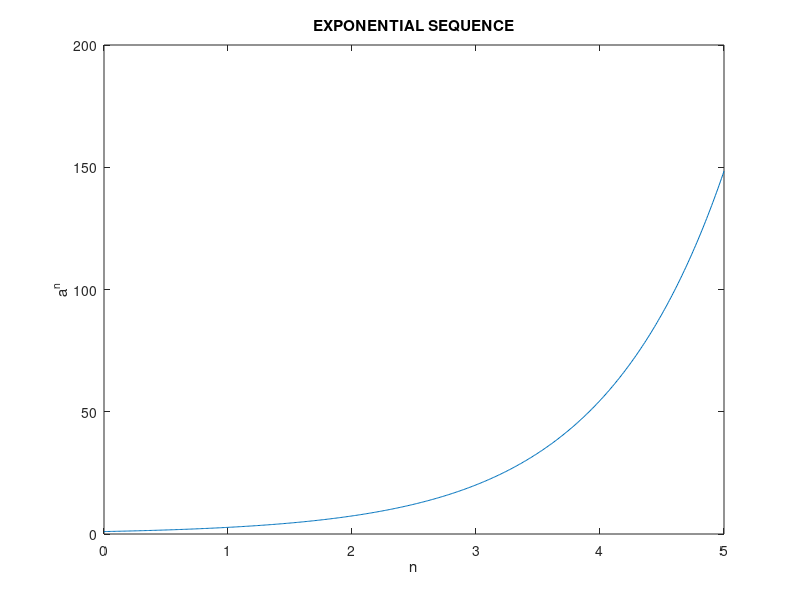

Write MATLAB code to recreate this figure.
clc;
clear all;
close all;
x=0:0.01:5;
y=exp(x);
plot(x,y);
xlabel('n');
ylabel('a^n');
title('EXPONENTIAL SEQUENCE');

    

